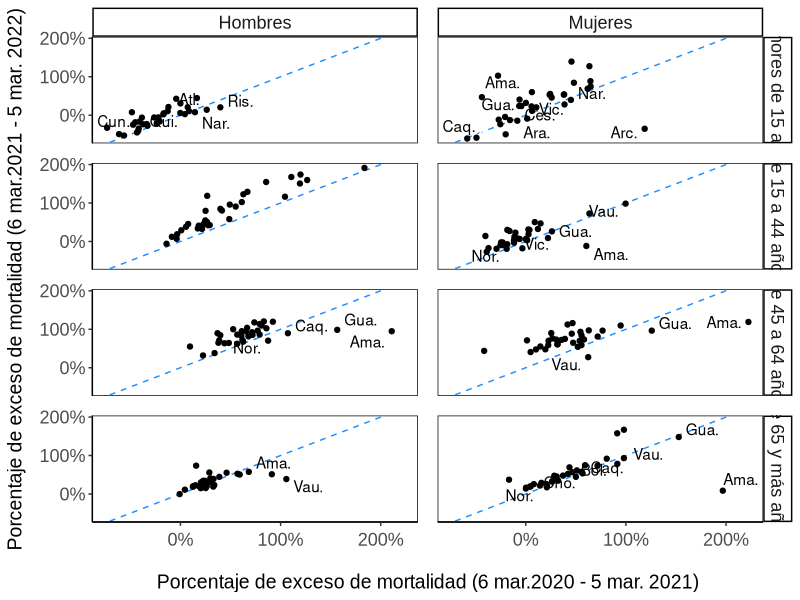

Generate this figure with R: (Note: this script raises an error after producing the figure.)
library(ggplot2)
library(ggrepel)
library(readr)
library(dplyr)

rm(list=ls())

#Datos
df_fig <- read_csv("data/data_cap_002/datosfig2.csv")

# Asegurar el orden deseado de los grupos de edad
df_fig$gredad <- factor(df_fig$gredad, levels = c("Menores de 15 años", 
                                                  "De 15 a 44 años", 
                                                  "De 45 a 64 años", 
                                                  "De 65 y más años"))

# Crear gráfico
fig2 <- ggplot(df_fig, aes(x = `6 Mar.2020 - 5 Mar. 2021`,
                           y = `6 Mar.2021 - 5 Mar. 2022`,
                           label = Departamentos)) +
  geom_abline(color = "#1E90FF", linetype = 2) +
  geom_text_repel(segment.color = "white") +
  geom_point() +
  scale_x_continuous(labels = scales::percent) +
  scale_y_continuous(labels = scales::percent) +
  facet_grid(gredad ~ SEXO) +  # Edad en filas, sexo en columnas
  xlab("Porcentaje de exceso de mortalidad (6 mar.2020 - 5 mar. 2021)") +
  ylab("Porcentaje de exceso de mortalidad (6 mar.2021 - 5 mar. 2022)") +
  theme_classic(base_family = "Arial") +
  theme(
    legend.position = "bottom",
    legend.title = element_blank(),
    legend.text = element_text(size = 13),
    axis.title.y = element_text(size = 14, margin = margin(r=10)),
    axis.title.x = element_text(size = 14),
    axis.text.x = element_text(size = 13, margin = margin(t = 5, b = 15)),
    axis.text.y = element_text(size = 13),
    strip.text = element_text(size = 13),
    panel.spacing.y = unit(0.5, "cm"),
    panel.spacing.x = unit(0.5, "cm"),
    panel.background = element_rect(colour = "black", linetype = "solid")
  )

fig2

ggsave(filename = "outputs/grafic_cap_002/f2_excesoedad.jpg", 
       plot = fig2, 
       width =7, 
       height = 10, 
       dpi = 300)
